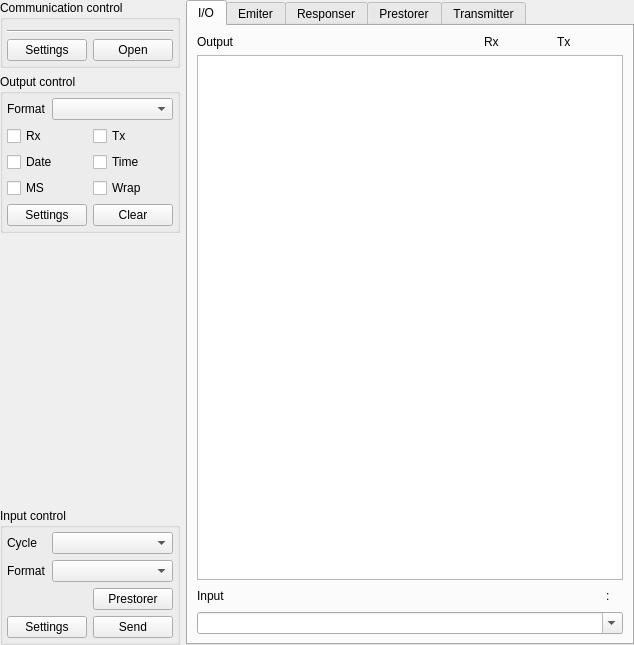
<?xml version="1.0" encoding="UTF-8"?>
<ui version="4.0">
 <class>SAKToolBoxUi</class>
 <widget class="QWidget" name="SAKToolBoxUi">
  <property name="geometry">
   <rect>
    <x>0</x>
    <y>0</y>
    <width>634</width>
    <height>645</height>
   </rect>
  </property>
  <property name="windowTitle">
   <string notr="true">Form</string>
  </property>
  <layout class="QGridLayout" name="gridLayout_3">
   <property name="leftMargin">
    <number>0</number>
   </property>
   <property name="topMargin">
    <number>0</number>
   </property>
   <property name="rightMargin">
    <number>0</number>
   </property>
   <property name="bottomMargin">
    <number>0</number>
   </property>
   <item row="0" column="0">
    <widget class="QWidget" name="widget" native="true">
     <property name="minimumSize">
      <size>
       <width>0</width>
       <height>0</height>
      </size>
     </property>
     <layout class="QVBoxLayout" name="verticalLayout">
      <property name="leftMargin">
       <number>0</number>
      </property>
      <property name="topMargin">
       <number>0</number>
      </property>
      <property name="rightMargin">
       <number>0</number>
      </property>
      <property name="bottomMargin">
       <number>0</number>
      </property>
      <item>
       <widget class="QGroupBox" name="groupBox">
        <property name="title">
         <string>Communication control</string>
        </property>
        <layout class="QGridLayout" name="gridLayout_6">
         <property name="leftMargin">
          <number>4</number>
         </property>
         <property name="topMargin">
          <number>4</number>
         </property>
         <property name="rightMargin">
          <number>4</number>
         </property>
         <property name="bottomMargin">
          <number>4</number>
         </property>
         <item row="1" column="0">
          <widget class="Line" name="line">
           <property name="orientation">
            <enum>Qt::Horizontal</enum>
           </property>
          </widget>
         </item>
         <item row="0" column="0">
          <widget class="QWidget" name="widgetCommunicationToolUi" native="true">
           <property name="minimumSize">
            <size>
             <width>0</width>
             <height>0</height>
            </size>
           </property>
          </widget>
         </item>
         <item row="2" column="0">
          <layout class="QHBoxLayout" name="horizontalLayout_5">
           <item>
            <widget class="QPushButton" name="pushButtonCommunicationSettings">
             <property name="text">
              <string>Settings</string>
             </property>
            </widget>
           </item>
           <item>
            <widget class="QPushButton" name="pushButtonCommunicationOpen">
             <property name="text">
              <string>Open</string>
             </property>
            </widget>
           </item>
          </layout>
         </item>
        </layout>
       </widget>
      </item>
      <item>
       <widget class="QGroupBox" name="groupBox_2">
        <property name="title">
         <string>Output control</string>
        </property>
        <layout class="QGridLayout" name="gridLayout_7">
         <property name="leftMargin">
          <number>4</number>
         </property>
         <property name="topMargin">
          <number>4</number>
         </property>
         <property name="rightMargin">
          <number>4</number>
         </property>
         <property name="bottomMargin">
          <number>4</number>
         </property>
         <item row="0" column="0">
          <widget class="QLabel" name="label_9">
           <property name="sizePolicy">
            <sizepolicy hsizetype="Fixed" vsizetype="Preferred">
             <horstretch>0</horstretch>
             <verstretch>0</verstretch>
            </sizepolicy>
           </property>
           <property name="text">
            <string>Format</string>
           </property>
          </widget>
         </item>
         <item row="0" column="1">
          <widget class="SAKTextFormatComboBox" name="comboBoxOutputFormat"/>
         </item>
         <item row="2" column="0" colspan="2">
          <layout class="QGridLayout" name="gridLayout_5">
           <item row="1" column="0">
            <widget class="SAKCheckBox" name="checkBoxOutputDate">
             <property name="text">
              <string>Date</string>
             </property>
            </widget>
           </item>
           <item row="0" column="1">
            <widget class="SAKCheckBox" name="checkBoxOutputTx">
             <property name="text">
              <string>Tx</string>
             </property>
            </widget>
           </item>
           <item row="0" column="0">
            <widget class="SAKCheckBox" name="checkBoxOutputRx">
             <property name="text">
              <string>Rx</string>
             </property>
            </widget>
           </item>
           <item row="1" column="1">
            <widget class="SAKCheckBox" name="checkBoxOutputTime">
             <property name="text">
              <string>Time</string>
             </property>
            </widget>
           </item>
           <item row="2" column="1">
            <widget class="SAKCheckBox" name="checkBoxOutputWrap">
             <property name="text">
              <string>Wrap</string>
             </property>
            </widget>
           </item>
           <item row="2" column="0">
            <widget class="SAKCheckBox" name="checkBoxOutputMs">
             <property name="text">
              <string>MS</string>
             </property>
            </widget>
           </item>
          </layout>
         </item>
         <item row="3" column="0" colspan="2">
          <layout class="QHBoxLayout" name="horizontalLayout_4">
           <item>
            <widget class="QPushButton" name="pushButtonOutputSettings">
             <property name="text">
              <string>Settings</string>
             </property>
            </widget>
           </item>
           <item>
            <widget class="QPushButton" name="pushButtonOutputClear">
             <property name="text">
              <string>Clear</string>
             </property>
            </widget>
           </item>
          </layout>
         </item>
        </layout>
       </widget>
      </item>
      <item>
       <spacer name="verticalSpacer">
        <property name="orientation">
         <enum>Qt::Vertical</enum>
        </property>
        <property name="sizeHint" stdset="0">
         <size>
          <width>20</width>
          <height>40</height>
         </size>
        </property>
       </spacer>
      </item>
      <item>
       <widget class="QGroupBox" name="groupBox_3">
        <property name="title">
         <string>Input control</string>
        </property>
        <layout class="QGridLayout" name="gridLayout_8">
         <property name="leftMargin">
          <number>4</number>
         </property>
         <property name="topMargin">
          <number>4</number>
         </property>
         <property name="rightMargin">
          <number>4</number>
         </property>
         <property name="bottomMargin">
          <number>4</number>
         </property>
         <item row="0" column="0">
          <widget class="QLabel" name="label_5">
           <property name="sizePolicy">
            <sizepolicy hsizetype="Fixed" vsizetype="Preferred">
             <horstretch>0</horstretch>
             <verstretch>0</verstretch>
            </sizepolicy>
           </property>
           <property name="text">
            <string>Cycle</string>
           </property>
          </widget>
         </item>
         <item row="0" column="1">
          <widget class="QComboBox" name="comboBoxInputIntervel">
           <property name="editable">
            <bool>false</bool>
           </property>
          </widget>
         </item>
         <item row="1" column="0">
          <widget class="QLabel" name="label_6">
           <property name="sizePolicy">
            <sizepolicy hsizetype="Fixed" vsizetype="Preferred">
             <horstretch>0</horstretch>
             <verstretch>0</verstretch>
            </sizepolicy>
           </property>
           <property name="text">
            <string>Format</string>
           </property>
          </widget>
         </item>
         <item row="1" column="1">
          <widget class="SAKTextFormatComboBox" name="comboBoxInputFormat"/>
         </item>
         <item row="2" column="0" colspan="2">
          <layout class="QGridLayout" name="gridLayout">
           <item row="1" column="0">
            <widget class="QPushButton" name="pushButtonInputSettings">
             <property name="text">
              <string>Settings</string>
             </property>
            </widget>
           </item>
           <item row="1" column="1">
            <widget class="QPushButton" name="pushButtonInputSend">
             <property name="text">
              <string>Send</string>
             </property>
            </widget>
           </item>
           <item row="0" column="1">
            <widget class="QPushButton" name="pushButtonPrestorer">
             <property name="text">
              <string>Prestorer</string>
             </property>
            </widget>
           </item>
          </layout>
         </item>
        </layout>
       </widget>
      </item>
     </layout>
    </widget>
   </item>
   <item row="0" column="1">
    <widget class="QTabWidget" name="tabWidget">
     <property name="tabPosition">
      <enum>QTabWidget::North</enum>
     </property>
     <property name="tabShape">
      <enum>QTabWidget::Rounded</enum>
     </property>
     <property name="currentIndex">
      <number>0</number>
     </property>
     <widget class="QWidget" name="tabIO">
      <attribute name="title">
       <string>I/O</string>
      </attribute>
      <layout class="QGridLayout" name="gridLayout_2">
       <item row="0" column="0" colspan="5">
        <layout class="QHBoxLayout" name="horizontalLayout">
         <item>
          <widget class="QLabel" name="label_8">
           <property name="sizePolicy">
            <sizepolicy hsizetype="Expanding" vsizetype="Preferred">
             <horstretch>0</horstretch>
             <verstretch>0</verstretch>
            </sizepolicy>
           </property>
           <property name="text">
            <string>Output</string>
           </property>
          </widget>
         </item>
         <item>
          <widget class="QLabel" name="label_2">
           <property name="styleSheet">
            <string notr="true">QLabel {
	color: &quot;blue&quot;
}</string>
           </property>
           <property name="text">
            <string>Rx</string>
           </property>
          </widget>
         </item>
         <item>
          <widget class="SAKStatisticianToolUi" name="widgetRxStatistician" native="true">
           <property name="minimumSize">
            <size>
             <width>20</width>
             <height>0</height>
            </size>
           </property>
          </widget>
         </item>
         <item>
          <widget class="SAKVelometerToolUi" name="widgetRxVelometer" native="true">
           <property name="minimumSize">
            <size>
             <width>20</width>
             <height>0</height>
            </size>
           </property>
          </widget>
         </item>
         <item>
          <widget class="QLabel" name="label_11">
           <property name="styleSheet">
            <string notr="true">QLabel {
	color: &quot;green&quot;
}</string>
           </property>
           <property name="text">
            <string>Tx</string>
           </property>
          </widget>
         </item>
         <item>
          <widget class="SAKStatisticianToolUi" name="widgetTxStatistician" native="true">
           <property name="minimumSize">
            <size>
             <width>20</width>
             <height>0</height>
            </size>
           </property>
          </widget>
         </item>
         <item>
          <widget class="SAKVelometerToolUi" name="widgetTxVelometer" native="true">
           <property name="minimumSize">
            <size>
             <width>20</width>
             <height>0</height>
            </size>
           </property>
          </widget>
         </item>
        </layout>
       </item>
       <item row="1" column="0" colspan="5">
        <widget class="QTextBrowser" name="textBrowserOutput"/>
       </item>
       <item row="2" column="0" colspan="5">
        <layout class="QHBoxLayout" name="horizontalLayout_2">
         <item>
          <widget class="QLabel" name="label">
           <property name="text">
            <string>Input</string>
           </property>
          </widget>
         </item>
         <item>
          <spacer name="horizontalSpacer">
           <property name="orientation">
            <enum>Qt::Horizontal</enum>
           </property>
           <property name="sizeHint" stdset="0">
            <size>
             <width>40</width>
             <height>20</height>
            </size>
           </property>
          </spacer>
         </item>
         <item>
          <widget class="QLabel" name="labelAlgorithm">
           <property name="text">
            <string notr="true"/>
           </property>
          </widget>
         </item>
         <item>
          <widget class="QLabel" name="label_7">
           <property name="text">
            <string notr="true">:</string>
           </property>
          </widget>
         </item>
         <item>
          <widget class="QLabel" name="labelCrc">
           <property name="text">
            <string/>
           </property>
          </widget>
         </item>
        </layout>
       </item>
       <item row="3" column="0" colspan="5">
        <widget class="SAKComboBox" name="comboBoxInputText">
         <property name="sizePolicy">
          <sizepolicy hsizetype="Expanding" vsizetype="Fixed">
           <horstretch>0</horstretch>
           <verstretch>0</verstretch>
          </sizepolicy>
         </property>
         <property name="editable">
          <bool>true</bool>
         </property>
        </widget>
       </item>
      </layout>
     </widget>
     <widget class="QWidget" name="tabEmiter">
      <attribute name="title">
       <string>Emiter</string>
      </attribute>
     </widget>
     <widget class="QWidget" name="tabResponser">
      <attribute name="title">
       <string>Responser</string>
      </attribute>
     </widget>
     <widget class="QWidget" name="tabPrestorer">
      <attribute name="title">
       <string>Prestorer</string>
      </attribute>
     </widget>
     <widget class="QWidget" name="tabTransmitter">
      <attribute name="title">
       <string>Transmitter</string>
      </attribute>
      <layout class="QGridLayout" name="gridLayout_4">
       <item row="0" column="0">
        <widget class="QTabWidget" name="tabWidgetTransmitter">
         <widget class="QWidget" name="tab">
          <attribute name="title">
           <string>Tab 1</string>
          </attribute>
         </widget>
         <widget class="QWidget" name="tab_2">
          <attribute name="title">
           <string>Tab 2</string>
          </attribute>
         </widget>
        </widget>
       </item>
      </layout>
     </widget>
    </widget>
   </item>
  </layout>
 </widget>
 <customwidgets>
  <customwidget>
   <class>SAKCheckBox</class>
   <extends>QCheckBox</extends>
   <header location="global">sakcheckbox.h</header>
  </customwidget>
  <customwidget>
   <class>SAKTextFormatComboBox</class>
   <extends>QComboBox</extends>
   <header location="global">saktextformatcombobox.h</header>
  </customwidget>
  <customwidget>
   <class>SAKComboBox</class>
   <extends>QComboBox</extends>
   <header location="global">sakcombobox.h</header>
  </customwidget>
  <customwidget>
   <class>SAKVelometerToolUi</class>
   <extends>QWidget</extends>
   <header location="global">sakvelometertoolui.h</header>
   <container>1</container>
  </customwidget>
  <customwidget>
   <class>SAKStatisticianToolUi</class>
   <extends>QWidget</extends>
   <header location="global">sakstatisticiantoolui.h</header>
   <container>1</container>
  </customwidget>
 </customwidgets>
 <resources/>
 <connections>
  <connection>
   <sender>pushButtonOutputClear</sender>
   <signal>clicked()</signal>
   <receiver>textBrowserOutput</receiver>
   <slot>clear()</slot>
   <hints>
    <hint type="sourcelabel">
     <x>163</x>
     <y>205</y>
    </hint>
    <hint type="destinationlabel">
     <x>272</x>
     <y>208</y>
    </hint>
   </hints>
  </connection>
 </connections>
</ui>
